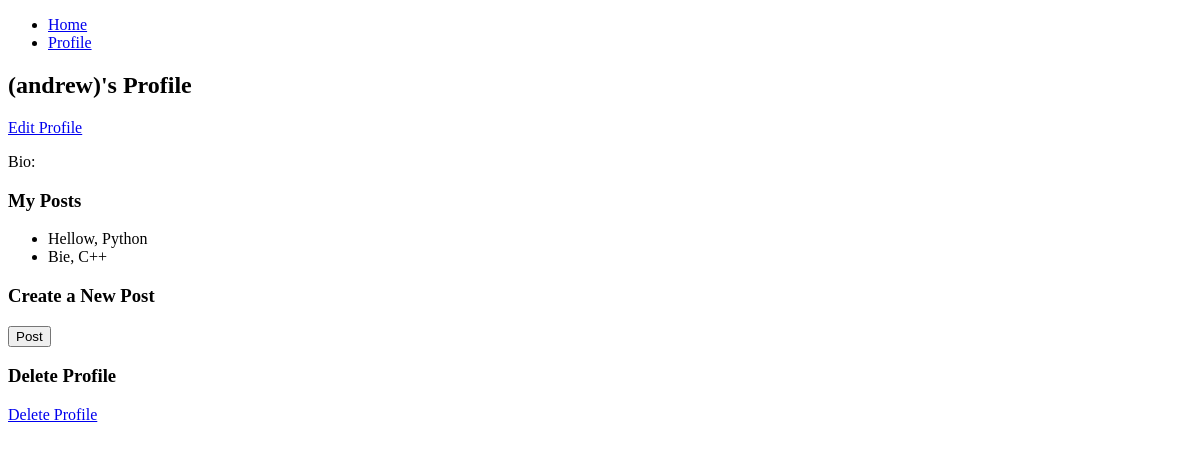
The app's page /profile/ (signed in), older data.
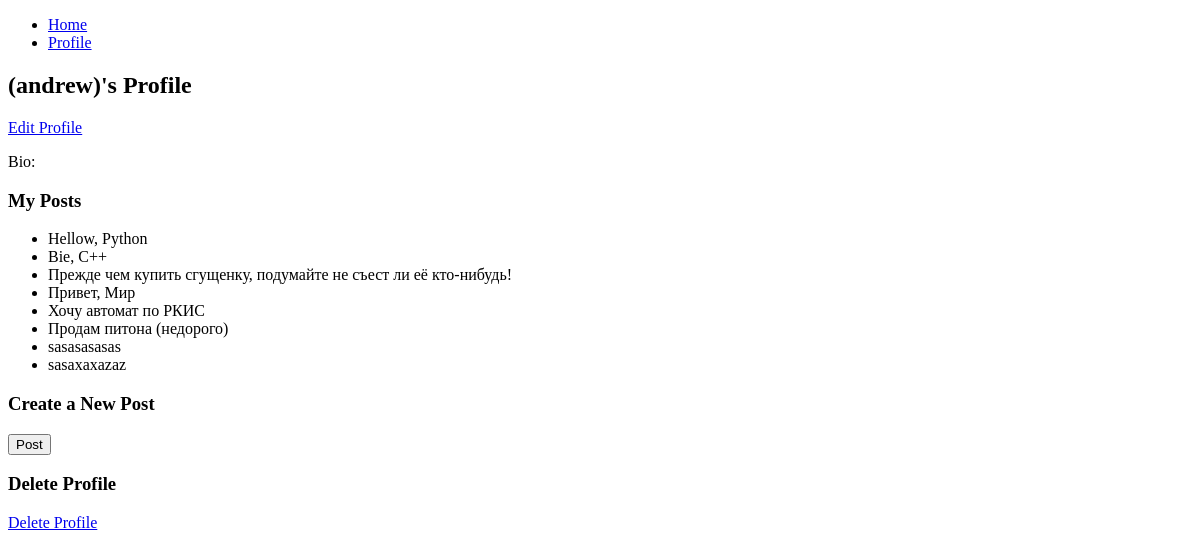
The same page, newer data.
### blog/models.py (models this page shows, shortened)
class Post(models.Model):
    author = models.ForeignKey(User, on_delete=models.CASCADE)
    content = models.TextField()
    created_at = models.DateTimeField(auto_now_add=True)

### blog/views.py (the view)
# urls.py: path('profile/', profile, name='profile'),
@login_required
def profile(request):
    profile = get_object_or_404(UserProfile, user=request.user)
    if request.method == 'POST':
        user_form = UserRegistrationForm(request.POST, instance=request.user)
        profile_form = UserProfileForm(request.POST, request.FILES, instance=profile)
        if user_form.is_valid() and profile_form.is_valid():
            user_form.save()
            profile_form.save()
            return redirect('profile')
    else:
        user_form = UserRegistrationForm(instance=request.user)
        profile_form = UserProfileForm(instance=profile)
    posts = Post.objects.filter(author=request.user)
    return render(request, 'blog/profile.html', {'profile': profile, 'posts': posts, 'user_form': user_form, 'profile_form': profile_form})

### blog/templates/blog/profile.html (shortened to what this page needs)
{% extends 'base.html' %}
{% block content %}
  <h2>{{ profile.name }} ({{ profile.user.username }})'s Profile</h2>
<a href="{% url 'edit_profile' %}">Edit Profile</a>
<p>Bio: {{ profile.bio }}</p>
  <h3>My Posts</h3>
  <ul>
    {% for post in posts %}
      <li>{{ post.content }}</li>
    {% endfor %}
  </ul>
  <h3>Create a New Post</h3>
  <form method="post" action="{% url 'create_post' %}">
    <button type="submit">Post</button>
  </form>
<h3>Delete Profile</h3>
<a href="{% url 'delete_profile' %}">Delete Profile</a>
{% endblock %}

Row changes from the older to the newer data that the page shows:
added Post: content "Прежде чем купить сгущенку, подумайте не съест ли её кто-нибудь!"
added Post: content "Привет, Мир"
added Post: content "Хочу автомат по РКИС"
added Post: content "Продам питона (недорого)"
added Post: content "sasasasasas"
added Post: content "sasaxaxazaz"
